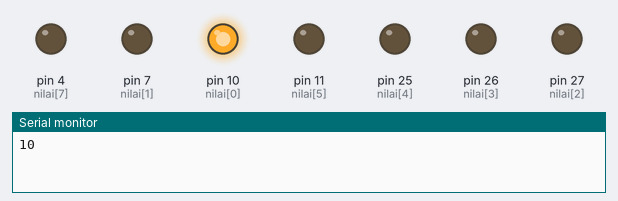
A sketch run on a simulated Arduino Mega 2560, built with avr-gcc and run on an emulated ATmega2560. Parts: output pins drawn as LEDs (lit = HIGH), the last lines printed to the serial monitor. Pins used as bus, display or sensor lines are not drawn.

Above: at 0.2 s.
At 2.2 s:
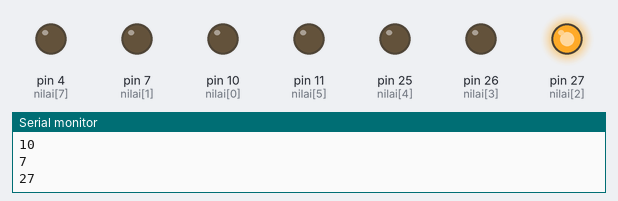
At 3.2 s:
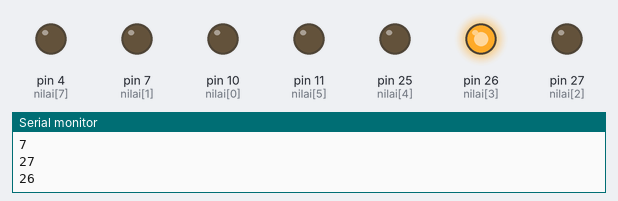
At 4.2 s:
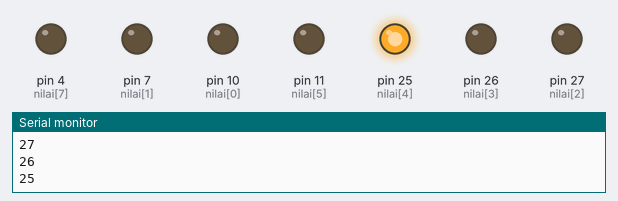
At 6.2 s:
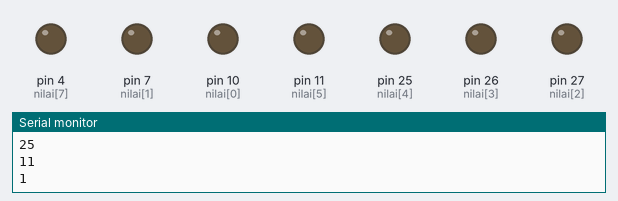
At 9.2 s:
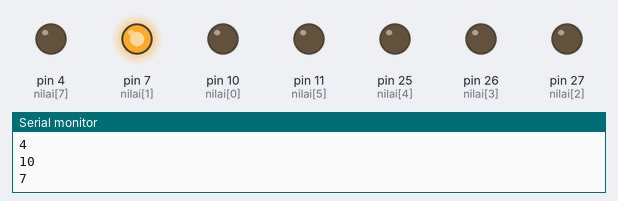
Timing chart, 0 to 10.4 s (numbered marks = the images above):
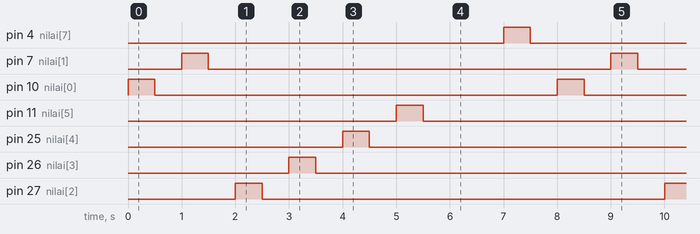

Measured:
- by itself, pin 4 (nilai[7]), pin 7 (nilai[1]), pin 10 (nilai[0]), pin 11 (nilai[5]), pin 25 (nilai[4]), pin 26 (nilai[3]), pin 27 (nilai[2]): alternates HIGH for 0.50 s and LOW for 7.5 s
- by itself, everything shown: repeats every 8.0 s, in 14 steps

The sketch:

testing7seg.ino
```cpp
const int nilai[8]={10,7,27,26,25,11,1,4};

void setup() {
  // put your setup code here, to run once:
  Serial.begin(9600);
  for(int i=0;i<=7;i++)
  {
    pinMode(nilai[i],OUTPUT);

  }
}

void loop() {
  // put your main code here, to run repeatedly:

  for(int i=0;i<=7;i++)
  {
    digitalWrite(nilai[i],HIGH);
    Serial.println(nilai[i]);
    delay(500);
    digitalWrite(nilai[i],LOW);
    delay(500);
  }
}
```
